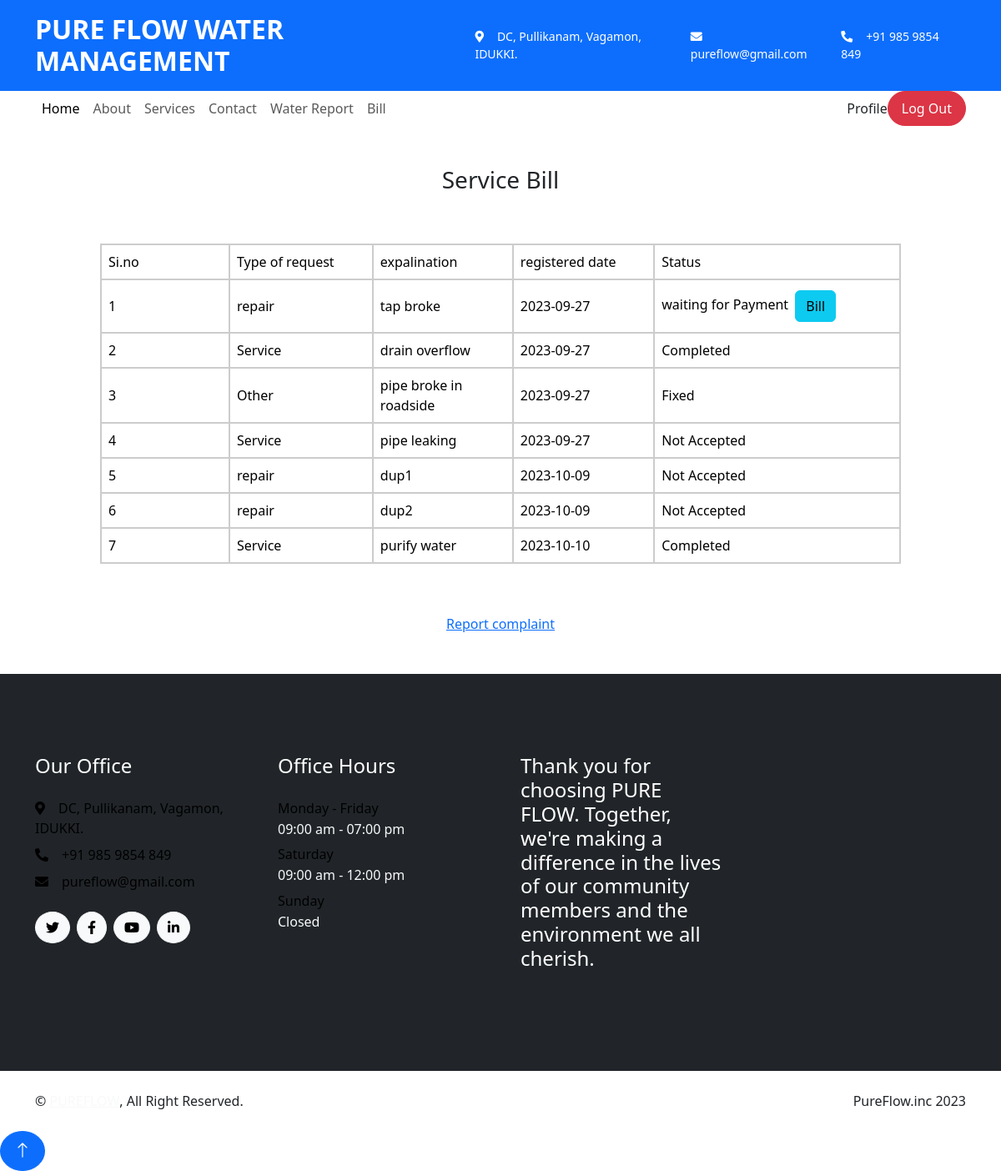
Screenshot of /user/request_status.php (signed in) with the database file from the repository.
### tables this page shows
CREATE TABLE `tbl_service_request` (
  `req_id` int(11) NOT NULL,
  `req_date` date NOT NULL DEFAULT current_timestamp(),
  `req_time` time NOT NULL DEFAULT current_timestamp(),
  `req_type` int(11) NOT NULL,
  `req_detail` varchar(125) NOT NULL,
  `user_id` int(11) NOT NULL,
  `req_status` int(11) NOT NULL DEFAULT 0,
  `req_cost` int(11) DEFAULT NULL,
  `req_bill` varchar(1024) NOT NULL,
  `operator_id` int(11) DEFAULT NULL
);

### user/request_status.php (the view, shortened to what this page needs)
<?php
include("../assets/connection/connection.php");
include('Head.php');
?>
<!DOCTYPE html>
<html lang="en">
<head>
    <link rel="stylesheet" href="../assets/Style/style.css">
</head>
<body>
  <br><br>
<h3 class="text-center">Service Bill</h3>
    <form method="post">
      <table width="1034" border="1" >
        <tbody>
          <tr>
            <td width="154">Si.no</td>
            <td>Type of request</td>
            <td width="168">expalination</td>
            <td height="22" >registered date</td>
            <td height="22" >Status</td>
          </tr>
          <tr>
            <?php
              $i=1;
              $sel="SELECT * FROM tbl_service_request ";
              $res=$con->query($sel);
              while($data=$res->fetch_assoc())
              {
              ?>
              <td><?php echo $i ?></td>
              <td>
              <?php
              if($data['req_type']==0)
              {
                echo "repair";
              }
              if($data['req_type']==1)
              {
                echo "Service";
              }
              if($data['req_type']==2)
              {
                  echo "Other";
              }
              ?>
              </td>
              <td><?php echo $data["req_detail"]  ?></td>
              <td><?php echo $data["req_date"]  ?></td>
              <td>
              <?php
              if($data['req_status']==0)
              {
                echo "Not Accepted";
              }
              if($data['req_status']==4)
              {
                 echo "Fixed";
              }
              if($data['req_status']==6)
              {
                 echo "waiting for Payment ";
                 ?>
                 <a href="view_bill.php?req_id=<?php echo $data['req_id'] ?>"><button type="button" class="btn btn-info m-1">Bill</button></a>
                 <?php
              }
              if($data['req_status']==7)
              {
                 echo "Completed";
              }
              ?>
              </td>
            </tr>
          <?php
          $i++;
              }
          ?>
        </tbody>
      </table>
	</form>
              <div class="container text-center">
              <a href="user_complaint.php">Report complaint</a>
              </div>
</body>
<?php
        include('Foot.php');
        ?>
</html>

### user/Head.php (shortened to what this page needs)
<!doctype html>
<html lang="en">
<head>
    <link href="https://cdnjs.cloudflare.com/ajax/libs/font-awesome/5.10.0/css/all.min.css" rel="stylesheet">
    <link href="https://cdn.jsdelivr.net/npm/bootstrap-icons@1.4.1/font/bootstrap-icons.css" rel="stylesheet">
    <link href="../assets/Template/Index/lib/animate/animate.min.css" rel="stylesheet">
    <link href="../assets/Template/Index/lib/owlcarousel/assets/owl.carousel.min.css" rel="stylesheet">
    <link href="../assets/Template/Index/lib/lightbox/css/lightbox.min.css" rel="stylesheet">
    <link href="../assets/Template/Index/css/bootstrap.min.css" rel="stylesheet">
    <link href="../assets/Template/Index/css/style.css" rel="stylesheet">
</head>
<body>
    <div class="container-fluid bg-primary text-white d-none d-lg-flex">
        <div class="container py-3">
            <div class="d-flex align-items-center">
                <a href="index.php">
                    <h2 class="text-white fw-bold m-0">PURE FLOW WATER MANAGEMENT </h2>
                </a>
                <div class="ms-auto d-flex align-items-center">
                    <small class="ms-4"><i class="fa fa-map-marker-alt me-3"></i>DC, Pullikanam, Vagamon, IDUKKI.</small>
                    <small class="ms-4"><i class="fa fa-envelope me-3"></i>pureflow@gmail.com</small>
                    <small class="ms-4"><i class="fa fa-phone-alt me-3"></i>+91 985 9854 849 </small>
                </div>
            </div>
        </div>
    </div>
    <div class="container-fluid bg-white sticky-top">
        <div class="container">
            <nav class="navbar navbar-expand-lg bg-white navbar-light p-lg-0">
                <div class="collapse navbar-collapse" id="navbarCollapse">
                    <div class="navbar-nav">
                        <a href="user_dashboard.php" class="nav-item nav-link active">Home</a>
                        <a href="about.html" class="nav-item nav-link">About</a>
                        <a href="service.html" class="nav-item nav-link">Services</a>
                        <a href="contact.php" class="nav-item nav-link">Contact</a>
                        <a href="report.php" class="nav-item nav-link">Water Report</a>
                        <a href="user_bill.php" class="nav-item nav-link">Bill</a>
                    </div>
                </div>
                <a href="user_profile.php" class="nav-item nav-link">Profile</a>
                <div class="ms-auto d-none d-lg-block">
                        <a href="../Logout.php" class="btn btn-danger rounded-pill py-2 px-3">Log Out</a>
                    </div>
            </nav>
        </div>
    </div>

### user/Foot.php (shortened to what this page needs)
    <div class="container-fluid bg-dark footer mt-5 py-5 wow fadeIn" data-wow-delay="0.1s">
        <div class="container py-5">
            <div class="row g-5">
                <div class="col-lg-3 col-md-6">
                    <h4 class="text-white mb-4">Our Office</h4>
                    <p class="mb-2"><i class="fa fa-map-marker-alt me-3"></i>DC, Pullikanam, Vagamon, IDUKKI.</p>
                    <p class="mb-2"><i class="fa fa-phone-alt me-3"></i>+91 985 9854 849 </p>
                    <p class="mb-2"><i class="fa fa-envelope me-3"></i>pureflow@gmail.com</p>
                    <div class="d-flex pt-3">
                        <a class="btn btn-square btn-light rounded-circle me-2" href=""><i
                                class="fab fa-twitter"></i></a>
                        <a class="btn btn-square btn-light rounded-circle me-2" href=""><i
                                class="fab fa-facebook-f"></i></a>
                        <a class="btn btn-square btn-light rounded-circle me-2" href=""><i
                                class="fab fa-youtube"></i></a>
                        <a class="btn btn-square btn-light rounded-circle me-2" href=""><i
                                class="fab fa-linkedin-in"></i></a>
                    </div>
                </div>
                <div class="col-lg-3 col-md-6">
                    <h4 class="text-white mb-4">Office Hours</h4>
                    <p class="mb-1">Monday - Friday</p>
                    <h6 class="text-light">09:00 am - 07:00 pm</h6>
                    <p class="mb-1">Saturday</p>
                    <h6 class="text-light">09:00 am - 12:00 pm</h6>
                    <p class="mb-1">Sunday</p>
                    <h6 class="text-light">Closed</h6>
                </div>
                <div class="col-lg-3 col-md-6">
                    <h4 class="text-white mb-4">Thank you for choosing PURE FLOW. Together, we're making a difference in the lives of our community members and the environment we all cherish.</h4>
                    </div>
                </div>
            </div>
        </div>
    <div class="container-fluid copyright py-4">
        <div class="container">
            <div class="row">
                <div class="col-md-6 text-center text-md-start mb-3 mb-md-0">
                    &copy; <a class="fw-medium text-light" href="#">PUREFLOW</a>, All Right Reserved.
                </div>
                <div class="col-md-6 text-center text-md-end">
                    PureFlow.inc 2023
                </div>
            </div>
        </div>
    </div>
    <a href="#" class="btn btn-lg btn-primary btn-lg-square rounded-circle back-to-top"><i
            class="bi bi-arrow-up"></i></a>
</body>

### assets/Style/style.css (style rules this page uses)
table { width: 80%; margin: 5% auto; }
table, th, td { border: 2px solid #ccc; border-radius: 10px; background-color: #ffffff9c; color: black; }
th, td { padding: 8px; }
p { color: black; }

### rows the page displays
tbl_service_request: req_type "repair", req_detail "tap broke", req_date "2023-09-27"
tbl_service_request: req_type "Service", req_detail "drain overflow", req_date "2023-09-27", req_status "Completed"
tbl_service_request: req_type "Other", req_detail "pipe broke in roadside", req_date "2023-09-27", req_status "Fixed"
tbl_service_request: req_type "Service", req_detail "pipe leaking", req_date "2023-09-27", req_status "Not Accepted"
tbl_service_request: req_type "repair", req_detail "dup1", req_date "2023-10-09", req_status "Not Accepted"
tbl_service_request: req_type "repair", req_detail "dup2", req_date "2023-10-09", req_status "Not Accepted"
tbl_service_request: req_type "Service", req_detail "purify water", req_date "2023-10-10", req_status "Completed"
